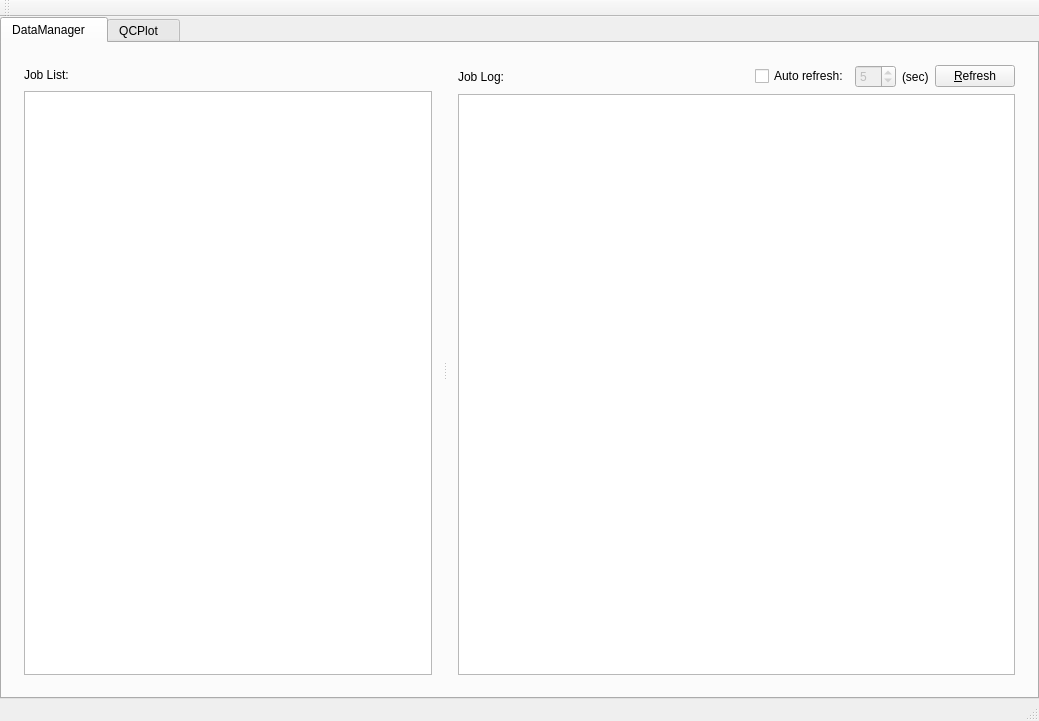
<?xml version="1.0" encoding="UTF-8"?>
<ui version="4.0">
 <class>DataMgrControl</class>
 <widget class="QMainWindow" name="DataMgrControl">
  <property name="geometry">
   <rect>
    <x>0</x>
    <y>0</y>
    <width>1039</width>
    <height>721</height>
   </rect>
  </property>
  <property name="windowTitle">
   <string>DataMgrControl</string>
  </property>
  <widget class="QWidget" name="centralWidget">
   <layout class="QHBoxLayout" name="horizontalLayout">
    <property name="leftMargin">
     <number>0</number>
    </property>
    <property name="topMargin">
     <number>0</number>
    </property>
    <property name="rightMargin">
     <number>0</number>
    </property>
    <property name="bottomMargin">
     <number>0</number>
    </property>
    <item>
     <widget class="QTabWidget" name="tabWidget">
      <property name="currentIndex">
       <number>0</number>
      </property>
      <widget class="QWidget" name="DataManager">
       <attribute name="title">
        <string>DataManager   </string>
       </attribute>
       <layout class="QHBoxLayout" name="horizontalLayout_4">
        <item>
         <widget class="QSplitter" name="mainSplitter">
          <property name="orientation">
           <enum>Qt::Horizontal</enum>
          </property>
          <widget class="QWidget" name="layoutWidget">
           <layout class="QVBoxLayout" name="verticalLayout">
            <item>
             <layout class="QHBoxLayout" name="horizontalLayout_2">
              <item>
               <widget class="QLabel" name="label">
                <property name="text">
                 <string>Job List:</string>
                </property>
               </widget>
              </item>
              <item>
               <spacer name="horizontalSpacer">
                <property name="orientation">
                 <enum>Qt::Horizontal</enum>
                </property>
                <property name="sizeHint" stdset="0">
                 <size>
                  <width>40</width>
                  <height>20</height>
                 </size>
                </property>
               </spacer>
              </item>
             </layout>
            </item>
            <item>
             <widget class="QListWidget" name="jobList"/>
            </item>
           </layout>
          </widget>
          <widget class="QWidget" name="">
           <layout class="QVBoxLayout" name="verticalLayout_2">
            <item>
             <layout class="QHBoxLayout" name="horizontalLayout_3">
              <item>
               <widget class="QLabel" name="label_2">
                <property name="text">
                 <string>Job Log:</string>
                </property>
               </widget>
              </item>
              <item>
               <spacer name="horizontalSpacer_2">
                <property name="orientation">
                 <enum>Qt::Horizontal</enum>
                </property>
                <property name="sizeHint" stdset="0">
                 <size>
                  <width>40</width>
                  <height>20</height>
                 </size>
                </property>
               </spacer>
              </item>
              <item>
               <widget class="QCheckBox" name="autoRefreshCbx">
                <property name="text">
                 <string>Auto refresh:</string>
                </property>
               </widget>
              </item>
              <item>
               <widget class="QSpinBox" name="spinBox">
                <property name="enabled">
                 <bool>false</bool>
                </property>
                <property name="minimum">
                 <number>2</number>
                </property>
                <property name="maximum">
                 <number>30</number>
                </property>
                <property name="value">
                 <number>5</number>
                </property>
               </widget>
              </item>
              <item>
               <widget class="QLabel" name="label_3">
                <property name="text">
                 <string>(sec)</string>
                </property>
               </widget>
              </item>
              <item>
               <widget class="QPushButton" name="refreshBtn">
                <property name="text">
                 <string>&amp;Refresh</string>
                </property>
               </widget>
              </item>
             </layout>
            </item>
            <item>
             <widget class="QTextBrowser" name="logBrowser"/>
            </item>
           </layout>
          </widget>
         </widget>
        </item>
       </layout>
      </widget>
      <widget class="QWidget" name="QCplot">
       <attribute name="title">
        <string>QCPlot   </string>
       </attribute>
      </widget>
     </widget>
    </item>
   </layout>
  </widget>
  <widget class="QMenuBar" name="menuBar">
   <property name="geometry">
    <rect>
     <x>0</x>
     <y>0</y>
     <width>1039</width>
     <height>26</height>
    </rect>
   </property>
  </widget>
  <widget class="QToolBar" name="mainToolBar">
   <attribute name="toolBarArea">
    <enum>TopToolBarArea</enum>
   </attribute>
   <attribute name="toolBarBreak">
    <bool>false</bool>
   </attribute>
  </widget>
  <widget class="QStatusBar" name="statusBar"/>
 </widget>
 <layoutdefault spacing="6" margin="11"/>
 <resources/>
 <connections/>
</ui>
